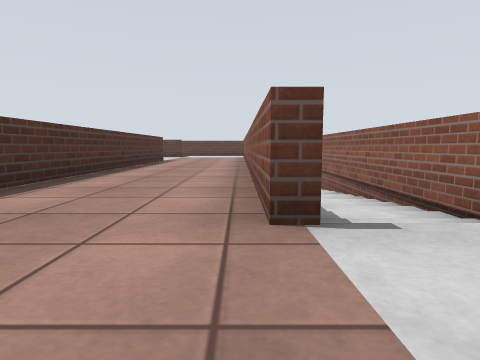
View 1 (above)

21 first-person views from a walk through a world built for the Gazebo simulator. The camera is 0.23 m above the floor, tilts 6° down and sees 75° across. The floor is counted in squares, 0.5 m on a side. Each view is taken from the middle of a square. On the plan, view 1 faces up. The plan holds only what a view shows up to about 9 squares ahead; the rest is blank.

View 2
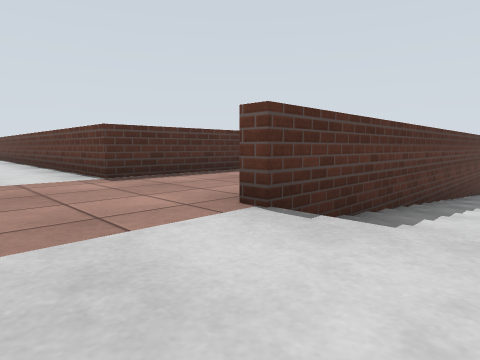

View 3
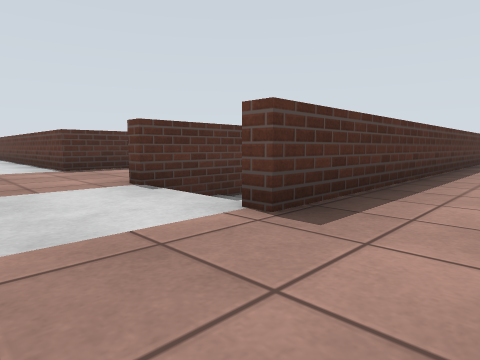

View 4
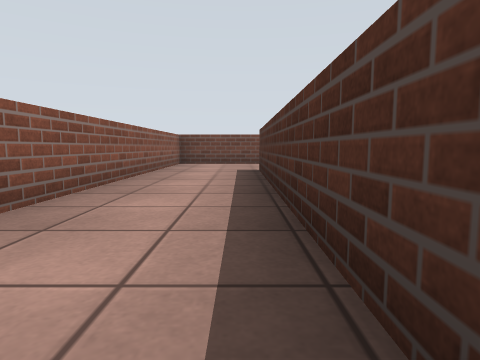

View 5
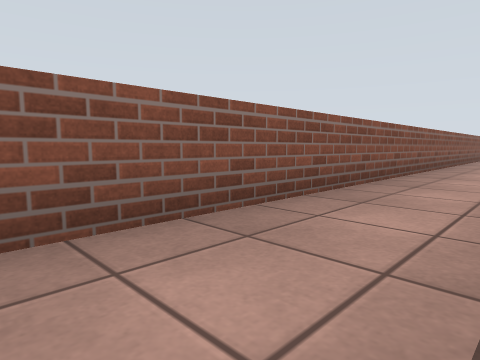

View 6
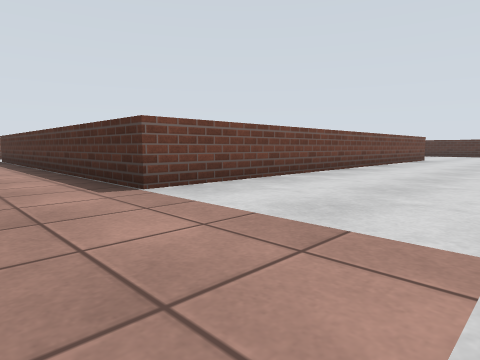

View 7
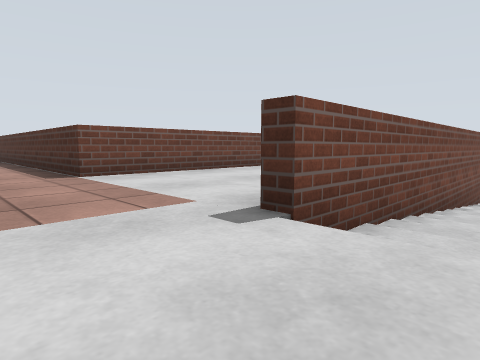

View 8
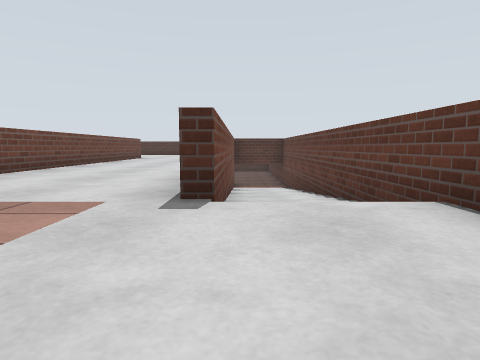

View 9
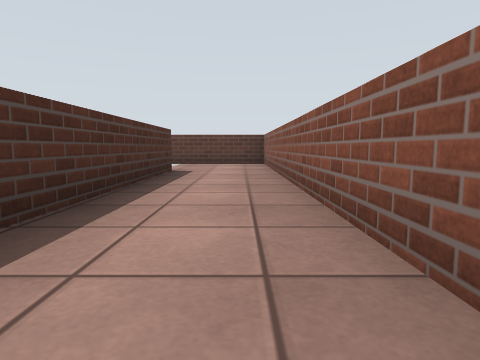

View 10
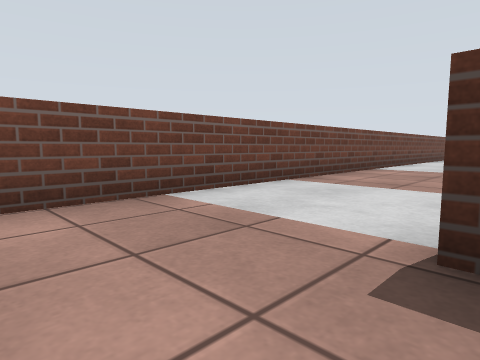

View 11
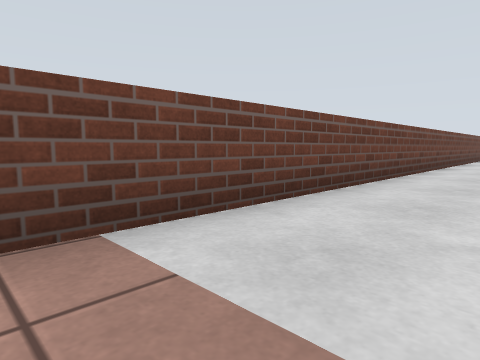

View 12
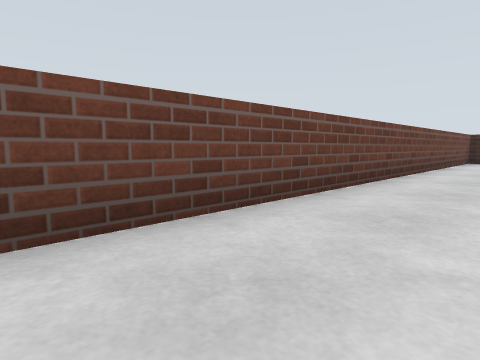

View 13
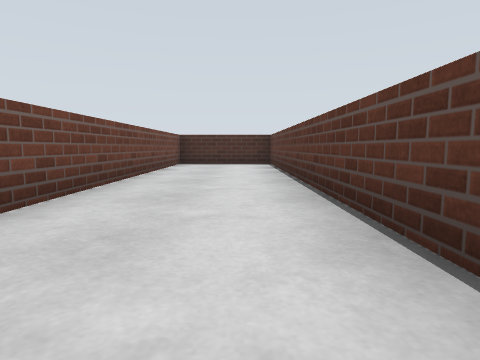

View 14
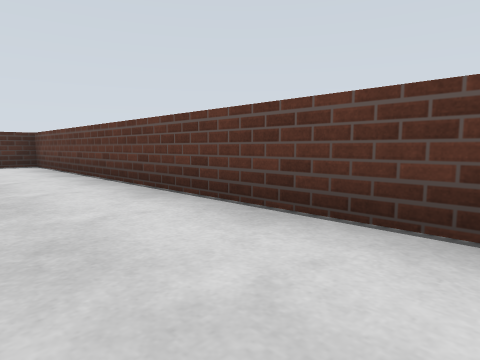

View 15
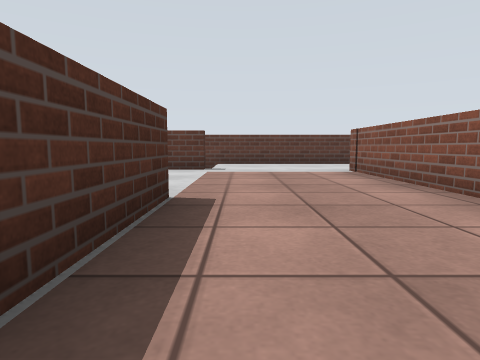

View 16
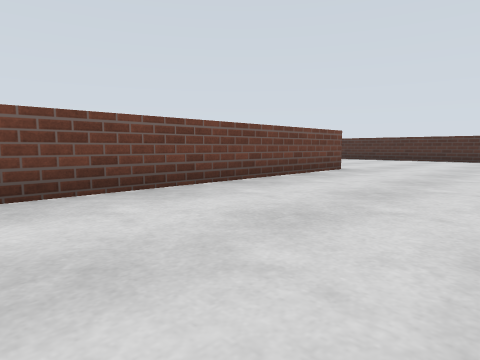

View 17
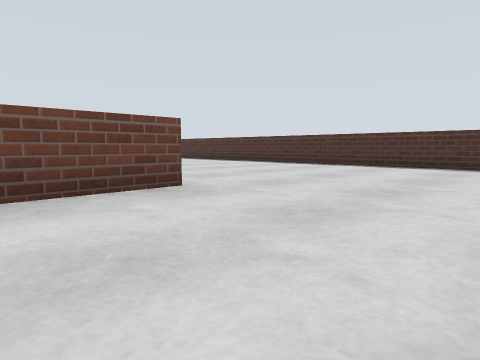

View 18
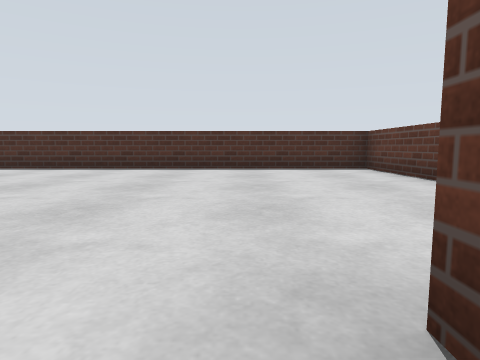

View 19
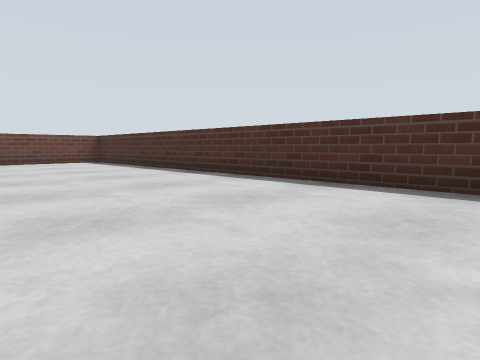

View 20
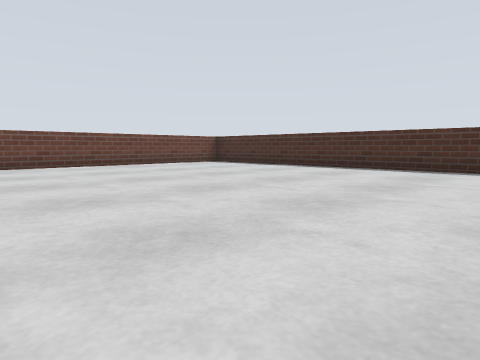

View 21
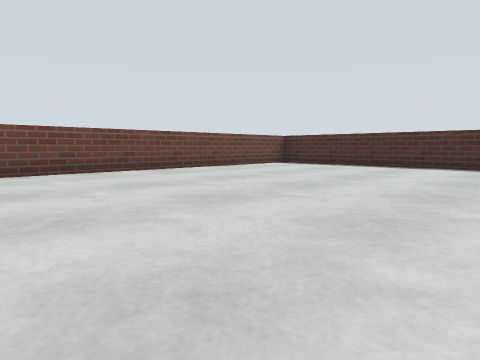

### Floor plan
Points are (right, up) in squares from view 1. A wall is a line through its corners. A room is listed if a view was taken in it or the views show most of it. See-through windows are left out.
Room 1 (views 1, 2)
walls: (2.3, 2.9) (2.3, 9); (-0.5, -0.7) (2.5, -0.7); (0.5, 11.3) (0.5, 1.8)
ways out: opening at (0, 0.5) to room 2; opening at (2, 0.5) to room 2
Room 2 (views 3, 4, 5, 6, 7, 8, 9, 10, 11, 12, 13, 14, 15, 16, 17, 18, 19, 20, 21)
walls: (-13.2, 10.9) (-2.7, 10.9) (-2.7, 1.9) (-18.7, 1.9) (-18.7, -0.7) (-0.5, -0.7); (-10.2, 14.8) (-2.7, 14.8) (-2.7, 14.5) (-3.5, 14.5); (0.2, 10.8) (0.2, 14.3); (0.2, 1.8) (0.2, 9); (-18, 2.2) (-11.7, 2.2); (-16.2, 16.7) (-18.7, 16.7) (-18.7, 2.9); (2.7, 14.3) (2.6, 1.6); (2.5, -0.7) (4.7, -0.7) (4.7, 16.7) (-9, 16.7)
ways out: opening at (0, 0.5) to room 1; opening at (2, 0.5) to room 1

Where each view was taken, in squares from view 1:
view 1: 0 up, 0 right, facing up
view 2: 0 up, 2 right, facing up-left
view 3: 0 up, 4 right, facing up-left
view 4: 8 up, 3 right, facing down
view 5: 13 up, 3 right, facing down-right
view 6: 14 up, 1 left, facing down-left
view 7: 16 up, 1 left, facing down-left
view 8: 15 up, 0 right, facing left
view 9: 8 up, 4 right, facing up
view 10: 2 up, 4 right, facing down-left
view 11: 1 up, 2 left, facing down-left
view 12: 1 up, 8 left, facing down-left
view 13: 1 up, 10 left, facing left
view 14: 0 up, 10 left, facing up-left
view 15: 8 up, 2 left, facing up
view 16: 14 up, 7 left, facing down-left
view 17: 14 up, 11 left, facing down-left
view 18: 14 up, 12 left, facing left
view 19: 12 up, 15 left, facing down-left
view 20: 10 up, 12 left, facing down-left
view 21: 8 up, 11 left, facing down-left
